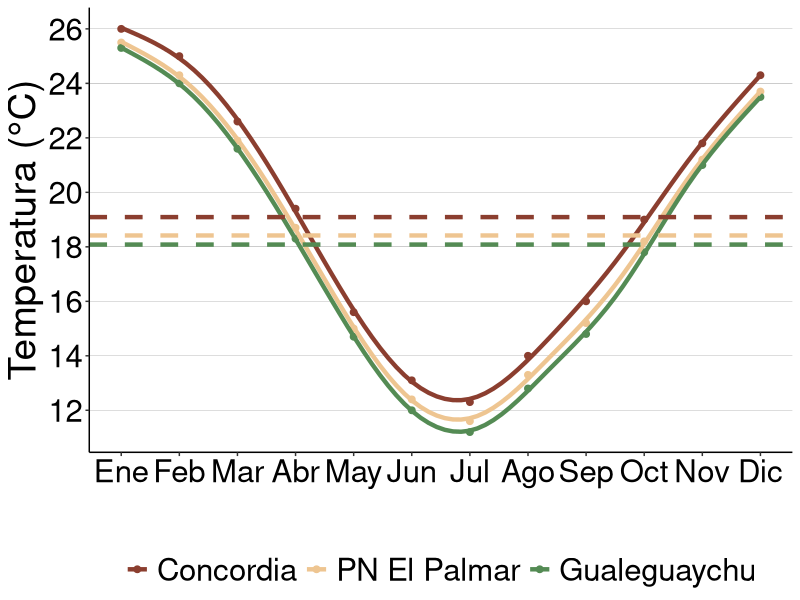
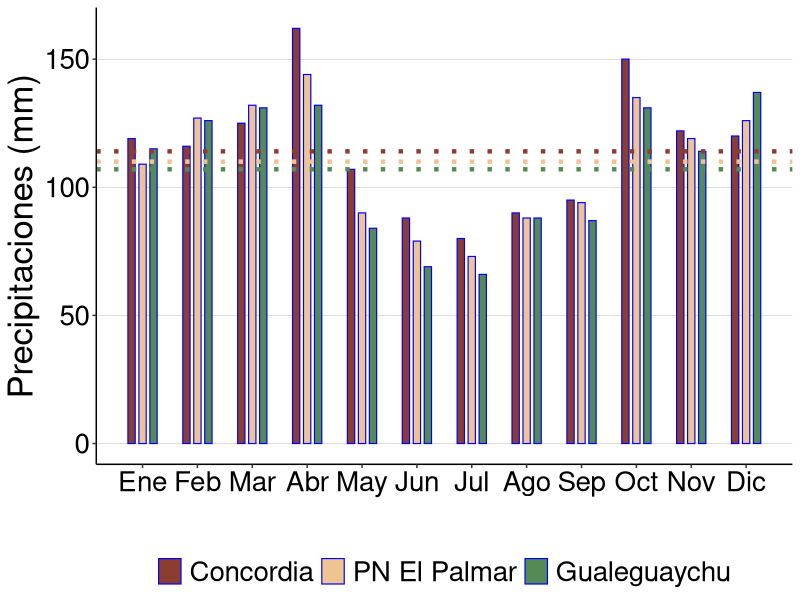

Reproduce these figures in R, in order.
## ---- chunk 1
knitr::opts_chunk$set(warning = FALSE, message = FALSE, echo = FALSE)

#Load library
library(readxl)

#Create object "dataclim" which contains climate data
dataclim <- read_excel("database.xlsx", sheet = "II historic")

dataclim$site<-factor(dataclim$site,levels=c("Concordia", "Palmar","Gualeguaychu"),labels = c("Concordia", "PN El Palmar","Gualeguaychu"))

# months <- c("Jan", "Feb", "Mar", "Apr", "May", "Jun", "Jul", "Aug", "Sep", "Oct", "Nov", "Dec")
# dataclim$month<-factor(dataclim$month,levels=months)

## ---- chunk 2
knitr::opts_chunk$set(warning = FALSE, message = FALSE, echo = FALSE)

library(dplyr)



## ---- chunk 3
knitr::opts_chunk$set(warning = FALSE, message = FALSE, echo = FALSE)

library(ggplot2)
temp_month_clim<-ggplot(dataclim, aes(x=month, y=T_mean, color=site)) +
  geom_point(size=2)+
  geom_smooth(method = "gam",se=F,size=1.5)+
  # geom_errorbar(aes(ymin=T_min, ymax=T_max),
  #               width=0.2, position=position_dodge(0))+
  scale_color_manual(values=c("coral4","burlywood2","palegreen4"))+
  labs(y="Temperatura (°C)", x="")+
  theme_classic()+
  theme(panel.grid.major.y = element_line(size=0.05, color='black'))+
  theme(panel.grid.major.x = element_blank())+
  theme(text = element_text(size=28, color='black'))+
  theme(axis.text = element_text(color='black'))+
  theme(legend.title=element_blank())+
  theme(legend.position = "bottom")+
  scale_x_continuous(breaks = 1:12, labels = c("Ene", "Feb", "Mar", "Abr", "May", "Jun", "Jul", "Ago", "Sep", "Oct", "Nov", "Dic"))+
   scale_y_continuous(breaks = seq(0, max(28), by = 2))+
  geom_hline(yintercept = 19.09166667, color = "coral4", linetype = "dashed", size = 1.5)+
  geom_hline(yintercept = 18.41666667, color = "burlywood2", linetype = "dashed", size = 1.5)+
  geom_hline(yintercept = 18.08333333, color = "palegreen4", linetype = "dashed", size = 1.5)
temp_month_clim

# c("Jan", "Feb", "Mar", "Apr", "May", "Jun", "Jul", "Aug", "Sep", "Oct", "Nov", "Dec")
## ---- chunk 4
knitr::opts_chunk$set(warning = FALSE, message = FALSE, echo = FALSE)

library(dplyr)
table_ppmean<-dataclim %>%
  dplyr::group_by(site) %>%
  dplyr::summarise(Mean=mean(PP_mean))

## ---- chunk 5
knitr::opts_chunk$set(warning = FALSE, message = FALSE, echo = FALSE)

library(ggplot2)
prec_month_clim<-ggplot(dataclim, aes(x=month, y=PP_mean, fill=site, width=.4)) +
  stat_summary(size = .4, geom = "bar",position=position_dodge(0.6), color="blue") +
  scale_fill_manual(values=c("coral4","burlywood2","palegreen4"))+
  labs(y="Precipitaciones (mm)", x="")+
  theme_classic()+
  theme(panel.grid.major.y = element_line(size=0.05, color='black'))+
  theme(panel.grid.major.x = element_blank())+
  theme(text = element_text(size=25, color='black'))+
  theme(axis.text = element_text(color='black'))+
  theme(legend.title=element_blank())+
  theme(legend.position = "bottom")+
  scale_x_continuous(breaks = 1:12, labels = c("Ene", "Feb", "Mar", "Abr", "May", "Jun", "Jul", "Ago", "Sep", "Oct", "Nov", "Dic"))+
  geom_hline(yintercept = 114, color = "coral4", linetype = 3, size = 1.5)+
  geom_hline(yintercept = 110, color = "burlywood2", linetype = 3, size = 1.5)+
  geom_hline(yintercept = 107, color = "palegreen4", linetype = 3, size = 1.5)
prec_month_clim

